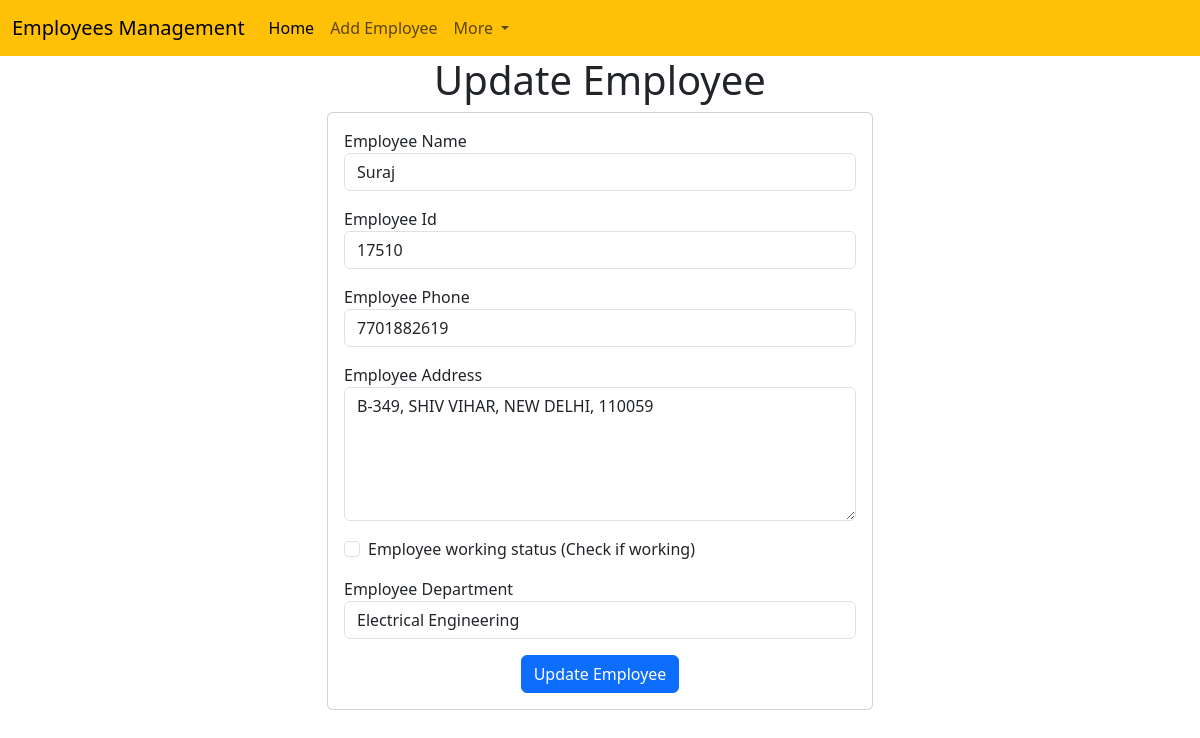
The app's page /emp/update-emp/12 with its own data.
### emp/models.py (models this page shows, shortened)
class Emp(models.Model):
    name = models.CharField(max_length=50)
    empId = models.CharField(max_length=50)
    phone = models.CharField(max_length=10)
    address = models.CharField(max_length=200)
    working = models.BooleanField(default=False)
    department = models.CharField(max_length=50)

### emp/views.py (the view)
# urls.py: path("update-emp/<int:empid>", updateEmp),
def updateEmp(request, empid):
    emp = Emp.objects.get(id=empid)
    return render(request, "emp/updateEmp.html", {'emp':emp})

### templates/emp/updateEmp.html (shortened to what this page needs)
<!doctype html>
<html lang="en">
  <head>
    <link href="https://cdn.jsdelivr.net/npm/bootstrap@5.3.0/dist/css/bootstrap.min.css" rel="stylesheet">
  </head>
  <body>
    {% include 'emp/nav.html' %}
    <h1 class="text-center">Update Employee</h1>
    <div class="container">
        <div class="row">
            <div class="col-md-6 offset-md-3">
                <div class="card">
                <div class="card-body">
                    <form action="/emp/updated/{{emp.id}}" method="POST">
                        <div class="mb-3">
                            <label for="name">Employee Name</label>
                            <input value="{{emp.name}}" name="empname" id="name" type="text" class="form-control" placeholder="Enter Emp Name" required>
                        </div>
                        <div class="mb-3">
                            <label for="id">Employee Id</label>
                            <input value="{{emp.empId}}" name="empid" id="id" type="text" class="form-control" placeholder="Enter Emp Id" required>
                        </div>
                        <div class="mb-3">
                            <label for="phone">Employee Phone</label>
                            <input value="{{emp.phone}}" name="empphone" id="phone" type="text" class="form-control" placeholder="Enter Emp phone" required>
                        </div>
                        <div class="mb-3">
                            <label for="address">Employee Address</label>
                            <textarea name="empaddress" name="address" id="address" rows="5" class="form-control" placeholder="Address">{{emp.address}}</textarea>
                        </div>
                        <div class="mb-3 form-check">
                            <label for="working">Employee working status (Check if working)</label>
                            <input {% if emp.working %} checked {% endif %} name="empworking"  id="working" type="checkbox" class="form-check-input" >
                        </div>
                        <div class="mb-3">
                            <label for="department">Employee Department</label>
                            <select value="{{emp.department}}" name="empdepartment"  id="department" class="form-control">
                                <option {% if emp.department == 'EE'%} selected {% endif %} value="EE">Electrical Engineering</option>
                            </select>
                        </div>
                        <div class="container text-center">
                            <button class="btn btn-primary ">
                                Update Employee
                            </button>
                        </div>
                    </form>
                </div>
                </div>
            </div>
        </div>
    </div>
  </body>
</html>

### records on screen
Emp: empname "Suraj", empid "17510", empphone "7701882619", empaddress "B-349, SHIV VIHAR, NEW DELHI, 110059", empdepartment "Electrical Engineering"
